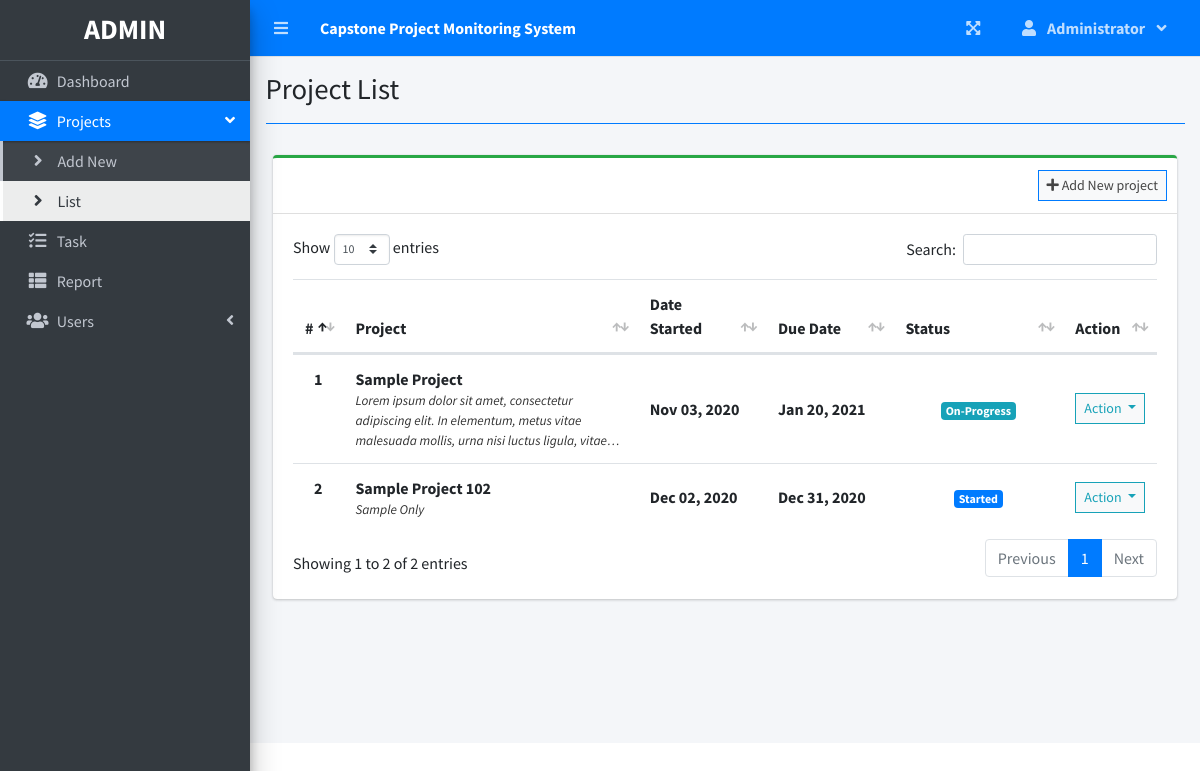
The app's page /index.php?page=project_list (signed in) with its own data.
### tables this page shows
CREATE TABLE `project_list` (
  `id` int(30) NOT NULL,
  `name` varchar(200) NOT NULL,
  `description` text NOT NULL,
  `status` tinyint(2) NOT NULL,
  `start_date` date NOT NULL,
  `end_date` date NOT NULL,
  `manager_id` int(30) NOT NULL,
  `user_ids` text NOT NULL,
  `date_created` datetime NOT NULL DEFAULT current_timestamp()
);

### project_list.php (the view, shortened to what this page needs)
<?php include'db_connect.php' ?>
<div class="col-lg-12">
	<div class="card card-outline card-success">
		<div class="card-header">
            <?php if($_SESSION['login_type'] != 3): ?>
			<div class="card-tools">
				<a class="btn btn-block btn-sm btn-default btn-flat border-primary" href="./index.php?page=new_project"><i class="fa fa-plus"></i> Add New project</a>
			</div>
            <?php endif; ?>
		</div>
		<div class="card-body">
			<table class="table tabe-hover table-condensed" id="list">
				<colgroup>
					<col width="5%">
					<col width="35%">
					<col width="15%">
					<col width="15%">
					<col width="20%">
					<col width="10%">
				</colgroup>
				<thead>
					<tr>
						<th class="text-center">#</th>
						<th>Project</th>
						<th>Date Started</th>
						<th>Due Date</th>
						<th>Status</th>
						<th>Action</th>
					</tr>
				</thead>
				<tbody>
					<?php
					$i = 1;
					$stat = array("Pending","Started","On-Progress","On-Hold","Over Due","Done");
					$where = "";
					$qry = $conn->query("SELECT * FROM project_list $where order by name asc");
					while($row= $qry->fetch_assoc()):
						$trans = get_html_translation_table(HTML_ENTITIES,ENT_QUOTES);
						unset($trans["\""], $trans["<"], $trans[">"], $trans["<h2"]);
						$desc = strtr(html_entity_decode($row['description']),$trans);
						$desc=str_replace(array("<li>","</li>"), array("",", "), $desc);
		                $cprog = $conn->query("SELECT * FROM task_list where project_id = {$row['id']} and status = 3")->num_rows;
		                $prod = $conn->query("SELECT * FROM user_productivity where project_id = {$row['id']}")->num_rows;
						if($row['status'] == 0 && strtotime(date('Y-m-d')) >= strtotime($row['start_date'])):
						if($prod  > 0  || $cprog > 0)
		                  $row['status'] = 2;
		                else
		                  $row['status'] = 1;
						elseif($row['status'] == 0 && strtotime(date('Y-m-d')) > strtotime($row['end_date'])):
						$row['status'] = 4;
						endif;
					?>
					<tr>
						<th class="text-center"><?php echo $i++ ?></th>
						<td>
							<p><b><?php echo ucwords($row['name']) ?></b></p>
							<p class="truncate"><?php echo strip_tags($desc) ?></p>
						</td>
						<td><b><?php echo date("M d, Y",strtotime($row['start_date'])) ?></b></td>
						<td><b><?php echo date("M d, Y",strtotime($row['end_date'])) ?></b></td>
						<td class="text-center">
							<?php
							  if($stat[$row['status']] =='Pending'){
							  	echo "<span class='badge badge-secondary'>{$stat[$row['status']]}</span>";
							  }elseif($stat[$row['status']] =='Started'){
							  	echo "<span class='badge badge-primary'>{$stat[$row['status']]}</span>";
							  }elseif($stat[$row['status']] =='On-Progress'){
							  	echo "<span class='badge badge-info'>{$stat[$row['status']]}</span>";
							  }elseif($stat[$row['status']] =='On-Hold'){
							  	echo "<span class='badge badge-warning'>{$stat[$row['status']]}</span>";
							  }elseif($stat[$row['status']] =='Over Due'){
							  	echo "<span class='badge badge-danger'>{$stat[$row['status']]}</span>";
							  }elseif($stat[$row['status']] =='Done'){
							  	echo "<span class='badge badge-success'>{$stat[$row['status']]}</span>";
							  }
							?>
						</td>
						<td class="text-center">
							<button type="button" class="btn btn-default btn-sm btn-flat border-info wave-effect text-info dropdown-toggle" data-toggle="dropdown" aria-expanded="true">
		                      Action
		                    </button>
						</td>
					</tr>
				<?php endwhile; ?>
				</tbody>
			</table>
		</div>
	</div>
</div>

### project_list.php (style rules this page uses)
table p { margin: unset !important; }
table td { vertical-align: middle !important }

### records on screen
project_list: name "Sample Project", description "Lorem ipsum dolor sit amet, consectetur adipiscing elit. In elementum, metus vitae malesuada mollis, urna nisi luctus ligula,…", start_date "Nov 03, 2020", end_date "Jan 20, 2021", manager "On-Progress"
project_list: name "Sample Project 102", description "Sample Only", start_date "Dec 02, 2020", end_date "Dec 31, 2020", status "Started"

### other values on screen
$_SESSION['system']['name'] "Capstone Project Monitoring System"
$_SESSION['login_firstname'] "Administrator"
$title "Project List"
